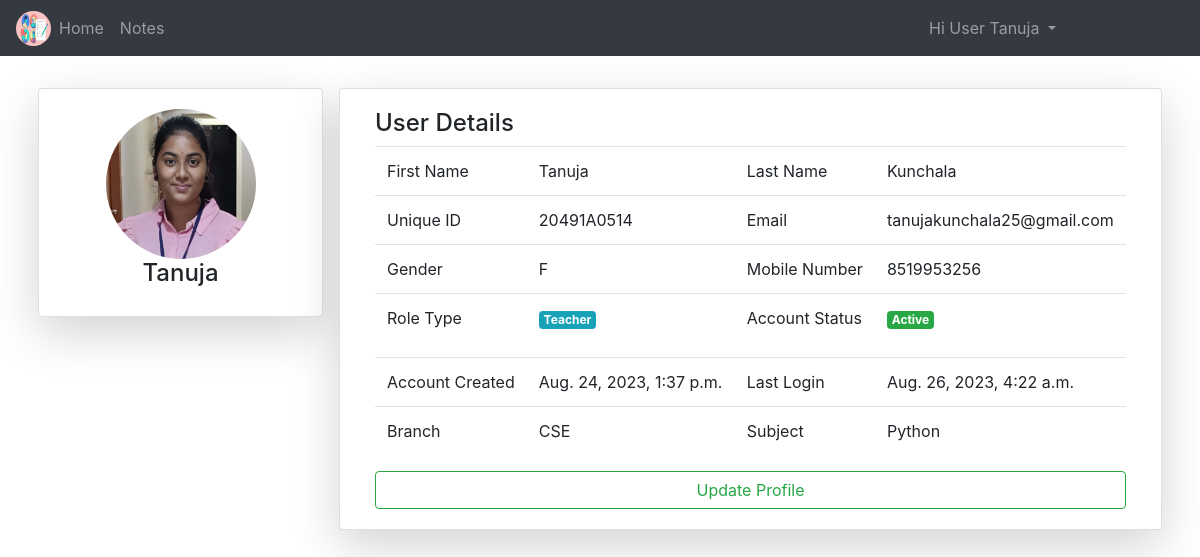
Before: /pfle/ (signed in) with the older database file.
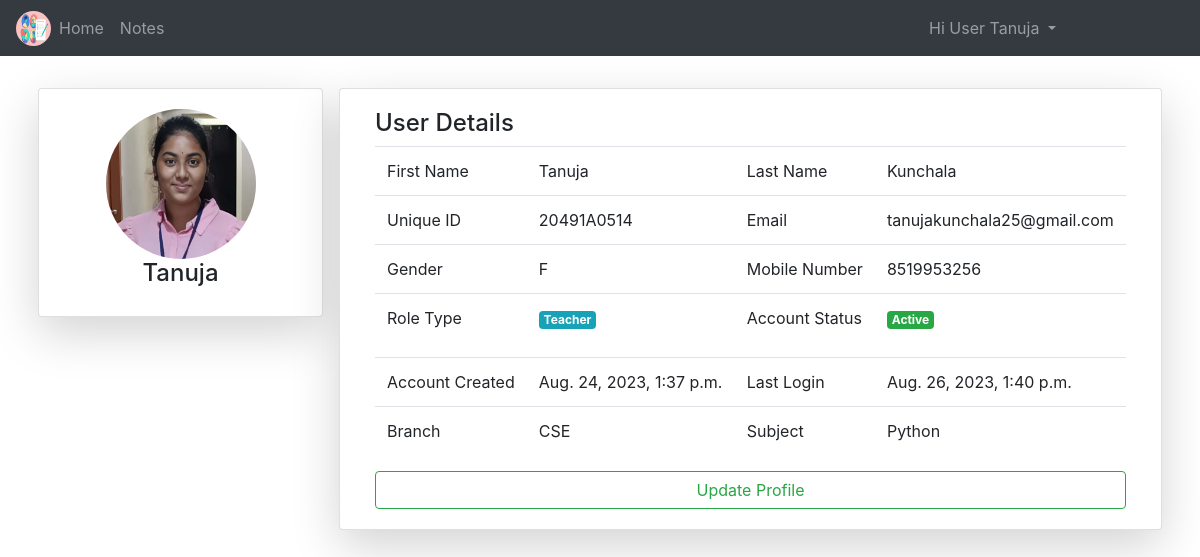
After: the same page with the newer database file.
### NotesApp/models.py (models this page shows)
class User(AbstractUser):
	v = [
		('d','Select Your gender'),
		('M','Male'),
		('F','Female'),
	]
	p = [
		('G','Guest'),
		('T','Teacher'),
		('S','Student'),
	]
	gd = models.CharField(choices=v,default='d',max_length=5)
	mb = models.CharField(max_length=11)
	uq = models.CharField(max_length=10)
	role = models.CharField(choices=p,default='G',max_length=5)
	is_teacher = models.BooleanField(default=False)
	is_student = models.BooleanField(default=False)
	pfimg = models.ImageField(upload_to='Profiles/',default='demoprofile.png')

class TProfile(models.Model):
	branch = models.CharField(max_length=50)
	subjects = models.CharField(max_length=50)
	expr = models.IntegerField()
	designation = models.CharField(max_length=50)
	tch = models.OneToOneField(User,on_delete=models.CASCADE)

### NotesApp/views.py (the view)
# urls.py: path('pfle/',views.profile,name="pf"),
def profile(request):
	return render(request,'notehtmls/profile.html')

### templates/notehtmls/profile.html (shortened to what this page needs)
{% extends 'notehtmls/base.html' %}
{% block content %}
<div class="container mt-4">
	<div class="row">
		<div class="card col-md-3 shadow-lg h-100 m-2">
			<div class="card-body text-center">
				<img src="{{request.user.pfimg.url}}" class="rounded-circle" height="150px" width="150px">
				<h4>{{request.user.username}}</h4>
			</div>
		</div>
		<div class="card col-md shadow-lg h-100 m-2">
			<div class="card-body">
				<h4>User Details</h4>
				<table class="table">
					<tr>
						<td>First Name</td>
						<td>{{request.user.first_name}}</td>
						<td>Last Name</td>
						<td>{{request.user.last_name}}</td>
					</tr>
					<tr>
						<td>Unique ID</td>
						<td>{{request.user.uq}}</td>
						<td>Email</td>
						<td>{{request.user.email}}</td>
					</tr>
					<tr>
						<td>Gender</td>
						<td>{{request.user.gd}}</td>
						<td>Mobile Number</td>
						<td>{{request.user.mb}}</td>
					</tr>
					<tr>
						<td>Role Type</td>
						<td>
							{% if request.user.role == 'G' %}
								<p class="badge badge-warning">Guest</p>
							{% elif request.user.role == 'T' %}
								<p class="badge badge-info">Teacher</p>
							{% else %}
								<p class="badge badge-success">Student</p>
							{% endif %}
						</td>
						<td>Account Status</td>
						<td>
							{% if request.user.is_active %}
								<p class="badge badge-success">Active</p>
							{% else %}
								<p class="badge badge-danger">In-Active</p>
							{% endif %}
						</td>
					</tr>
					<tr>
						<td>Account Created</td>
						<td>{{request.user.date_joined}}</td>
						<td>Last Login</td>
						<td>{{request.user.last_login}}</td>
					</tr>
					{% if request.user.is_teacher == 1 %}
					<tr>
						<td>Branch</td>
						<td>{{request.user.tprofile.branch}}</td>
						<td>Subject</td>
						<td>{{request.user.tprofile.subjects}}</td>
					</tr>
					{% endif %}
				</table>
				<a href="{% url 'uppfle' %}" class="btn btn-block btn-outline-success">Update Profile</a>
			</div>
		</div>
	</div>
</div>
{% endblock %}

### templates/notehtmls/navbar.html (shortened to what this page needs)
{% load static %}
<nav class="navbar navbar-expand-md bg-dark navbar-dark">
    <img src="{% static 'images/icons/logo.png' %}" class="rounded-circle" height="35px" width="35px">
    <div class="collapse navbar-collapse" id="collapsibleNavbar">
      <ul class="navbar-nav">
        {% if not user.is_authenticated %}
        <li class="nav-item">
          <a class="nav-link {% if request.path == '/' %}active{% endif %}" href="{% url 'hm' %}">Home</a>
        </li>
        <li class="nav-item">
          <a class="nav-link {% if request.path == '/abt/' %}active{% endif %}" href="{% url 'ab' %}">About</a>
        </li>
        <li class="nav-item">
          <a class="nav-link {% if request.path == '/cnt/' %}active{% endif %}" href="{% url 'ct' %}">Contact</a>
        </li>
        <li class="nav-item">
          <a class="nav-link {% if request.path == '/reg/' %}active{% endif %}" href="{% url 'rg' %}">Register</a>
        </li>
        {% else %}
        <li class="nav-item">
          <a class="nav-link {% if request.path == '/' %}active{% endif %}" href="{% url 'hm' %}">Home</a>
        </li>
        {% if user.is_superuser %}
        <li class="nav-item">
          <a class="nav-link {% if request.path == '/roles/' %}active{% endif %}" href="{% url 'role' %}">Roles</a>
        </li>
        {% elif user.role == 'T' and user.is_teacher == 1 %}
        <li class="nav-item">
          <a class="nav-link" href="{% url 'ntlist' %}">Notes</a>
        </li>
        {% elif user.role == 'S' and user.is_student == 1 %}
        <li class="nav-item">
          <a class="nav-link" href="">View Notes</a>
        </li>
        {% else %}
        <li class="nav-item">
          <a class="nav-link" href="">Access Denied</a>
        </li>
        {% endif %}
        {% endif %}
      </ul>
      <ul class="navbar-nav ml-auto" style="margin-right: 120px;">
        {% if not user.is_authenticated %}
        <li class="nav-item">
          <a class="nav-link {% if request.path == '/login/' %}active{% endif %}" href="{% url 'lg' %}">Login</a>
        </li>
        {% else %}
        <div class="dropdown" style="cursor: pointer;">
          <a class="dropdown-toggle nav-link" data-toggle="dropdown">
            Hi User {{request.user.username}}
          </a>
        </div>
        {% endif %}
      </ul>
    </div>
</nav>

Changed rows visible on the page:
changed User "Tanuja": user.last_login "Aug. 26, 2023, 4:22 a.m." → "Aug. 26, 2023, 1:40 p.m."
